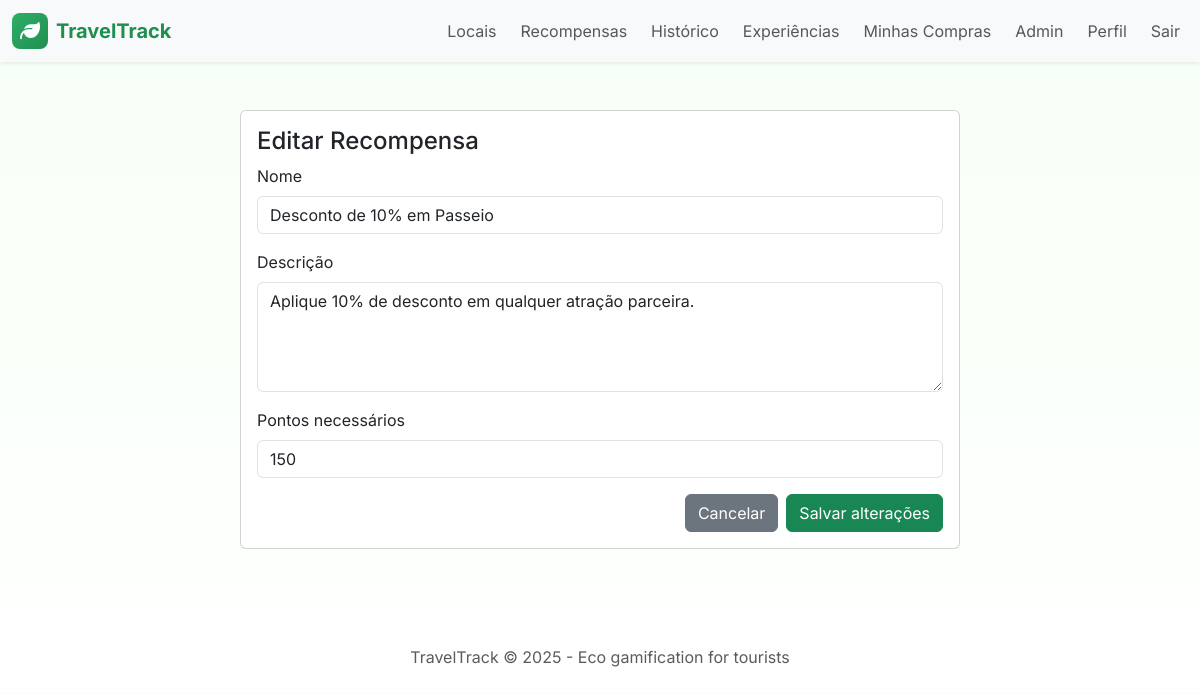
The page /index.php?page=admin_reward_edit&id=1 (signed in) on the database its author committed.
### tables this page shows
CREATE TABLE recompensa (
    id_recompensa SERIAL PRIMARY KEY,
    titulo VARCHAR(150) NOT NULL,
    descricao TEXT,
    custo_pontos INT NOT NULL
);

### controllers/BaseController.php (called while the page is built)
<?php
class BaseController
{
    protected function view($file, $data = [])
    {
        extract($data);
        include VIEW_PATH . '/' . $file;
    }
}

### controllers/AdminController.php (called while the page is built, shortened)
<?php
class AdminController extends BaseController
{
    public function editReward()
    {
        $id = $_GET['id'] ?? null;
        $reward = (new RewardModel())->find($id);
        $this->view('admin/reward_form.php', ['reward' => $reward, 'action' => 'update']);
    }
}

### config/autoload.php (called while the page is built, shortened)
<?php
require_once __DIR__ . '/database.php';
spl_autoload_register(function ($class) {
    $paths = [CONTROLLER_PATH, MODEL_PATH];
    foreach ($paths as $p) {
        $file = $p . '/' . $class . '.php';
        if (file_exists($file)) {
            return;
        }
    }
});
?>

### config/database.php (called while the page is built)
<?php
class Database
{
    private $host = "localhost";
    private $port = "3306";
    private $dbName = "traveltrack";
    private $user = "root";
    private $password = "";
    public function conectar()
    {
        $url = "mysql:host=$this->host;port=$this->port;dbname=$this->dbName;charset=utf8mb4";
        try {
            $conn = new PDO($url, $this->user, $this->password, [
                PDO::ATTR_ERRMODE => PDO::ERRMODE_EXCEPTION,
                PDO::ATTR_DEFAULT_FETCH_MODE => PDO::FETCH_ASSOC,
                PDO::ATTR_EMULATE_PREPARES => false,
            ]);
            return $conn;
        } catch (PDOException $e) {
            throw new Exception('Falha ao conectar ao banco de dados: ' . $e->getMessage());
        }
    }
}
?>

### models/RewardModel.php (called while the page is built, shortened)
<?php
class RewardModel
{
    private $db;
    public function __construct()
    {
        $this->db = (new Database())->conectar();
    }
    public function find($id)
    {
        try {
            $stmt = $this->db->prepare('SELECT * FROM recompensa WHERE id_recompensa = :id');
            $stmt->execute(['id' => $id]);
            $r = $stmt->fetch(PDO::FETCH_ASSOC);
            return [
                'id' => $r['id_recompensa'],
                'name' => $r['titulo'],
                'description' => $r['descricao'],
                'points_required' => $r['custo_pontos'],
            ];
        } catch (PDOException $e) {
            return false;
        }
    }
}

### views/admin/reward_form.php (the view, shortened to what this page needs)
<?php include VIEW_PATH . '/_shared/header.php'; ?>
<?php
$editing = !empty($reward);
$formAction = $action === 'update' ? 'index.php?page=admin_reward_update' : 'index.php?page=admin_reward_create';
?>
<div class="card mx-auto mt-4" style="max-width:720px;">
  <div class="card-body">
    <h4><?php echo $editing ? 'Editar Recompensa' : 'Nova Recompensa'; ?></h4>
    <form method="post" action="<?php echo $formAction; ?>">
      <div class="mb-3">
        <label class="form-label">Nome</label>
        <input type="text" name="name" class="form-control" required value="<?php echo htmlspecialchars($reward['name'] ?? ''); ?>">
      </div>
      <div class="mb-3">
        <label class="form-label">Descrição</label>
        <textarea name="description" class="form-control" rows="4"><?php echo htmlspecialchars($reward['description'] ?? ''); ?></textarea>
      </div>
      <div class="mb-3">
        <label class="form-label">Pontos necessários</label>
        <input type="number" name="points_required" class="form-control" required value="<?php echo htmlspecialchars($reward['points_required'] ?? 0); ?>">
      </div>
      <div class="d-flex justify-content-end">
        <a class="btn btn-secondary me-2" href="index.php?page=admin_rewards">Cancelar</a>
        <button class="btn btn-success"><?php echo $editing ? 'Salvar alterações' : 'Criar recompensa'; ?></button>
      </div>
    </form>
  </div>
</div>
<?php include VIEW_PATH . '/_shared/footer.php'; ?>

### public/styles.css (style rules this page uses)
:root { --green:#2fae68;--green-2:#1f8f50;--muted:#6b7280 }
body { font-family:Inter,system-ui,-apple-system,Segoe UI,Roboto,'Helvetica Neue',Arial;background:linear-gradient(180deg,#f6fff6,white) }

### rows shown on the page
recompensa: name "Desconto de 10% em Passeio", description "Aplique 10% de desconto em qualquer atração parceira.", points_required "150"
